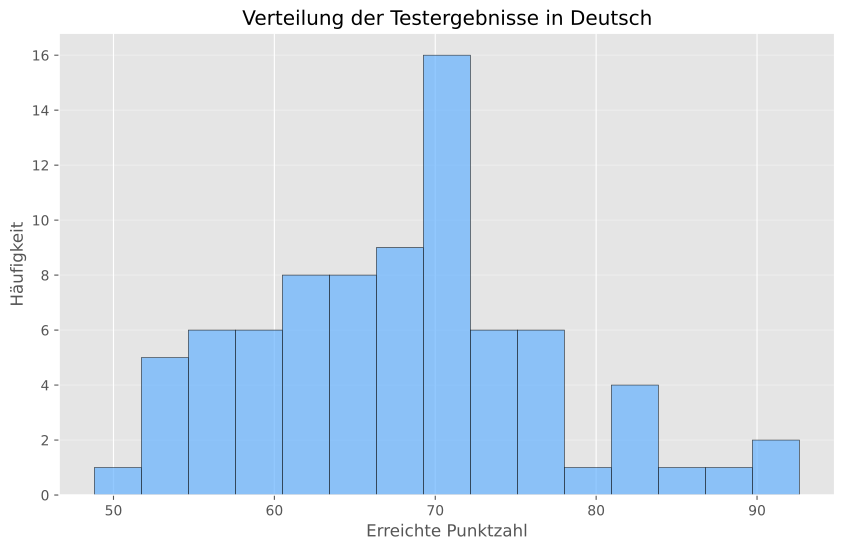

This figure's Python source:
import matplotlib.pyplot as plt
import numpy as np
import os

# ggplot Stil verwenden
plt.style.use('ggplot')

# Beispieldaten: Testergebnisse (Punkte von 0-100) in verschiedenen Fächern
np.random.seed(42)
mathematik = np.random.normal(75, 12, 80)      # Durchschnitt 75, Streuung 12
deutsch = np.random.normal(68, 10, 80)         # Durchschnitt 68, Streuung 10
englisch = np.random.normal(72, 15, 80)        # Durchschnitt 72, Streuung 15
physik = np.random.normal(65, 14, 80)          # Durchschnitt 65, Streuung 14

data = [mathematik, deutsch, englisch, physik]
labels = ['Mathematik', 'Deutsch', 'Englisch', 'Physik']

# Histogramm erstellen
fig, ax = plt.subplots(figsize=(10, 6))

# Histogramm für Deutsch
ax.hist(deutsch, bins=15, alpha=0.7, color='#66b3ff', edgecolor='black')

ax.set_ylabel('Häufigkeit')
ax.set_xlabel('Erreichte Punktzahl')
ax.set_title('Verteilung der Testergebnisse in Deutsch')
ax.grid(True, alpha=0.3, axis='y')

# Pfad zum Speicherort der Python-Datei ermitteln
script_dir = os.path.dirname(os.path.abspath(__file__))
output_path = os.path.join(script_dir, 'plots_histogram.pdf')

# Als PDF exportieren
plt.savefig(output_path, format='pdf', bbox_inches='tight')
plt.close()

print(f"Histogramm wurde als {output_path} exportiert")
